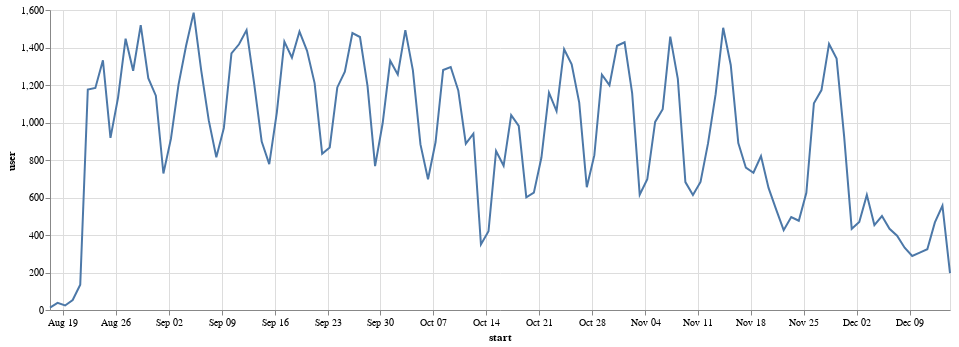

Notebook source saved alongside this figure:
### Code cell
alt.Chart(daily_active_users, width=900).mark_line().encode(
    x='start',
    y='user'
)

### Figure 1 — Vega-Lite specification as saved in the notebook (floating-point values rounded to 4 significant figures)
{"$schema": "https://vega.github.io/schema/vega-lite/v2.6.0.json", "config": {"view": {"height": 300, "width": 400}}, "data": {"name": "data-0806545c1ab3bb43595fd2f3de319834"}, "datasets": {"data-0806545c1ab3bb43595fd2f3de319834": [{"start": "2018-08-17T00:00:00-07:00", "user": 13}, {"start": "2018-08-18T00:00:00-07:00", "user": 38}, {"start": "2018-08-19T00:00:00-07:00", "user": 24}, {"start": "2018-08-20T00:00:00-07:00", "user": 53}, {"start": "2018-08-21T00:00:00-07:00", "user": 135}, {"start": "2018-08-22T00:00:00-07:00", "user": 1176}, {"start": "2018-08-23T00:00:00-07:00", "user": 1184}, {"start": "2018-08-24T00:00:00-07:00", "user": 1332}, {"start": "2018-08-25T00:00:00-07:00", "user": 918}, {"start": "2018-08-26T00:00:00-07:00", "user": 1133}, {"start": "2018-08-27T00:00:00-07:00", "user": 1447}, {"start": "2018-08-28T00:00:00-07:00", "user": 1276}, {"start": "2018-08-29T00:00:00-07:00", "user": 1519}, {"start": "2018-08-30T00:00:00-07:00", "user": 1236}, {"start": "2018-08-31T00:00:00-07:00", "user": 1143}, {"start": "2018-09-01T00:00:00-07:00", "user": 728}, {"start": "2018-09-02T00:00:00-07:00", "user": 914}, {"start": "2018-09-03T00:00:00-07:00", "user": 1202}, {"start": "2018-09-04T00:00:00-07:00", "user": 1409}, {"start": "2018-09-05T00:00:00-07:00", "user": 1586}, {"start": "2018-09-06T00:00:00-07:00", "user": 1278}, {"start": "2018-09-07T00:00:00-07:00", "user": 1011}, {"start": "2018-09-08T00:00:00-07:00", "user": 815}, {"start": "2018-09-09T00:00:00-07:00", "user": 971}, {"start": "2018-09-10T00:00:00-07:00", "user": 1369}, {"start": "2018-09-11T00:00:00-07:00", "user": 1417}, {"start": "2018-09-12T00:00:00-07:00", "user": 1493}, {"start": "2018-09-13T00:00:00-07:00", "user": 1209}, {"start": "2018-09-14T00:00:00-07:00", "user": 898}, {"start": "2018-09-15T00:00:00-07:00", "user": 778}, {"start": "2018-09-16T00:00:00-07:00", "user": 1053}, {"start": "2018-09-17T00:00:00-07:00", "user": 1431}, {"start": "2018-09-18T00:00:00-07:00", "user": 1346}, {"start": "2018-09-19T00:00:00-07:00", "user": 1485}, {"start": "2018-09-20T00:00:00-07:00", "user": 1382}, {"start": "2018-09-21T00:00:00-07:00", "user": 1210}, {"start": "2018-09-22T00:00:00-07:00", "user": 833}, {"start": "2018-09-23T00:00:00-07:00", "user": 867}, {"start": "2018-09-24T00:00:00-07:00", "user": 1187}, {"start": "2018-09-25T00:00:00-07:00", "user": 1271}, {"start": "2018-09-26T00:00:00-07:00", "user": 1477}, {"start": "2018-09-27T00:00:00-07:00", "user": 1456}, {"start": "2018-09-28T00:00:00-07:00", "user": 1194}, {"start": "2018-09-29T00:00:00-07:00", "user": 767}, {"start": "2018-09-30T00:00:00-07:00", "user": 996}, {"start": "2018-10-01T00:00:00-07:00", "user": 1329}, {"start": "2018-10-02T00:00:00-07:00", "user": 1256}, {"start": "2018-10-03T00:00:00-07:00", "user": 1493}, {"start": "2018-10-04T00:00:00-07:00", "user": 1278}, {"start": "2018-10-05T00:00:00-07:00", "user": 883}, {"start": "2018-10-06T00:00:00-07:00", "user": 697}, {"start": "2018-10-07T00:00:00-07:00", "user": 896}, {"start": "2018-10-08T00:00:00-07:00", "user": 1280}, {"start": "2018-10-09T00:00:00-07:00", "user": 1296}, {"start": "2018-10-10T00:00:00-07:00", "user": 1171}, {"start": "2018-10-11T00:00:00-07:00", "user": 887}, {"start": "2018-10-12T00:00:00-07:00", "user": 940}, {"start": "2018-10-13T00:00:00-07:00", "user": 350}, {"start": "2018-10-14T00:00:00-07:00", "user": 420}, {"start": "2018-10-15T00:00:00-07:00", "user": 848}, {"start": "2018-10-16T00:00:00-07:00", "user": 769}, {"start": "2018-10-17T00:00:00-07:00", "user": 1039}, {"start": "2018-10-18T00:00:00-07:00", "user": 982}, {"start": "2018-10-19T00:00:00-07:00", "user": 601}, {"start": "2018-10-20T00:00:00-07:00", "user": 626}, {"start": "2018-10-21T00:00:00-07:00", "user": 813}, {"start": "2018-10-22T00:00:00-07:00", "user": 1159}, {"start": "2018-10-23T00:00:00-07:00", "user": 1061}, {"start": "2018-10-24T00:00:00-07:00", "user": 1391}, {"start": "2018-10-25T00:00:00-07:00", "user": 1310}, {"start": "2018-10-26T00:00:00-07:00", "user": 1106}, {"start": "2018-10-27T00:00:00-07:00", "user": 655}, {"start": "2018-10-28T00:00:00-07:00", "user": 826}, {"start": "2018-10-29T00:00:00-07:00", "user": 1255}, {"start": "2018-10-30T00:00:00-07:00", "user": 1199}, {"start": "2018-10-31T00:00:00-07:00", "user": 1409}, {"start": "2018-11-01T00:00:00-07:00", "user": 1428}, {"start": "2018-11-02T00:00:00-07:00", "user": 1157}, {"start": "2018-11-03T00:00:00-07:00", "user": 615}, {"start": "2018-11-04T00:00:00-07:00", "user": 697}, {"start": "2018-11-05T00:00:00-08:00", "user": 1003}, {"start": "2018-11-06T00:00:00-08:00", "user": 1071}, {"start": "2018-11-07T00:00:00-08:00", "user": 1458}, {"start": "2018-11-08T00:00:00-08:00", "user": 1233}, {"start": "2018-11-09T00:00:00-08:00", "user": 682}, {"start": "2018-11-10T00:00:00-08:00", "user": 613}, {"start": "2018-11-11T00:00:00-08:00", "user": 683}, {"start": "2018-11-12T00:00:00-08:00", "user": 890}, {"start": "2018-11-13T00:00:00-08:00", "user": 1151}, {"start": "2018-11-14T00:00:00-08:00", "user": 1505}, {"start": "2018-11-15T00:00:00-08:00", "user": 1307}, {"start": "2018-11-16T00:00:00-08:00", "user": 890}, {"start": "2018-11-17T00:00:00-08:00", "user": 759}, {"start": "2018-11-18T00:00:00-08:00", "user": 732}, {"start": "2018-11-19T00:00:00-08:00", "user": 821}, {"start": "2018-11-20T00:00:00-08:00", "user": 651}, {"start": "2018-11-21T00:00:00-08:00", "user": 537}, {"start": "2018-11-22T00:00:00-08:00", "user": 426}, {"start": "2018-11-23T00:00:00-08:00", "user": 496}, {"start": "2018-11-24T00:00:00-08:00", "user": 476}, {"start": "2018-11-25T00:00:00-08:00", "user": 625}, {"start": "2018-11-26T00:00:00-08:00", "user": 1103}, {"start": "2018-11-27T00:00:00-08:00", "user": 1173}, {"start": "2018-11-28T00:00:00-08:00", "user": 1419}, {"start": "2018-11-29T00:00:00-08:00", "user": 1341}, {"start": "2018-11-30T00:00:00-08:00", "user": 925}, {"start": "2018-12-01T00:00:00-08:00", "user": 433}, {"start": "2018-12-02T00:00:00-08:00", "user": 469}, {"start": "2018-12-03T00:00:00-08:00", "user": 614}, {"start": "2018-12-04T00:00:00-08:00", "user": 453}, {"start": "2018-12-05T00:00:00-08:00", "user": 501}, {"start": "2018-12-06T00:00:00-08:00", "user": 433}, {"start": "2018-12-07T00:00:00-08:00", "user": 396}, {"start": "2018-12-08T00:00:00-08:00", "user": 332}, {"start": "2018-12-09T00:00:00-08:00", "user": 288}, {"start": "2018-12-10T00:00:00-08:00", "user": 306}, {"start": "2018-12-11T00:00:00-08:00", "user": 324}, {"start": "2018-12-12T00:00:00-08:00", "user": 467}, {"start": "2018-12-13T00:00:00-08:00", "user": 556}, {"start": "2018-12-14T00:00:00-08:00", "user": 197}]}, "encoding": {"x": {"field": "start", "type": "temporal"}, "y": {"field": "user", "type": "quantitative"}}, "mark": "line", "width": 900}
